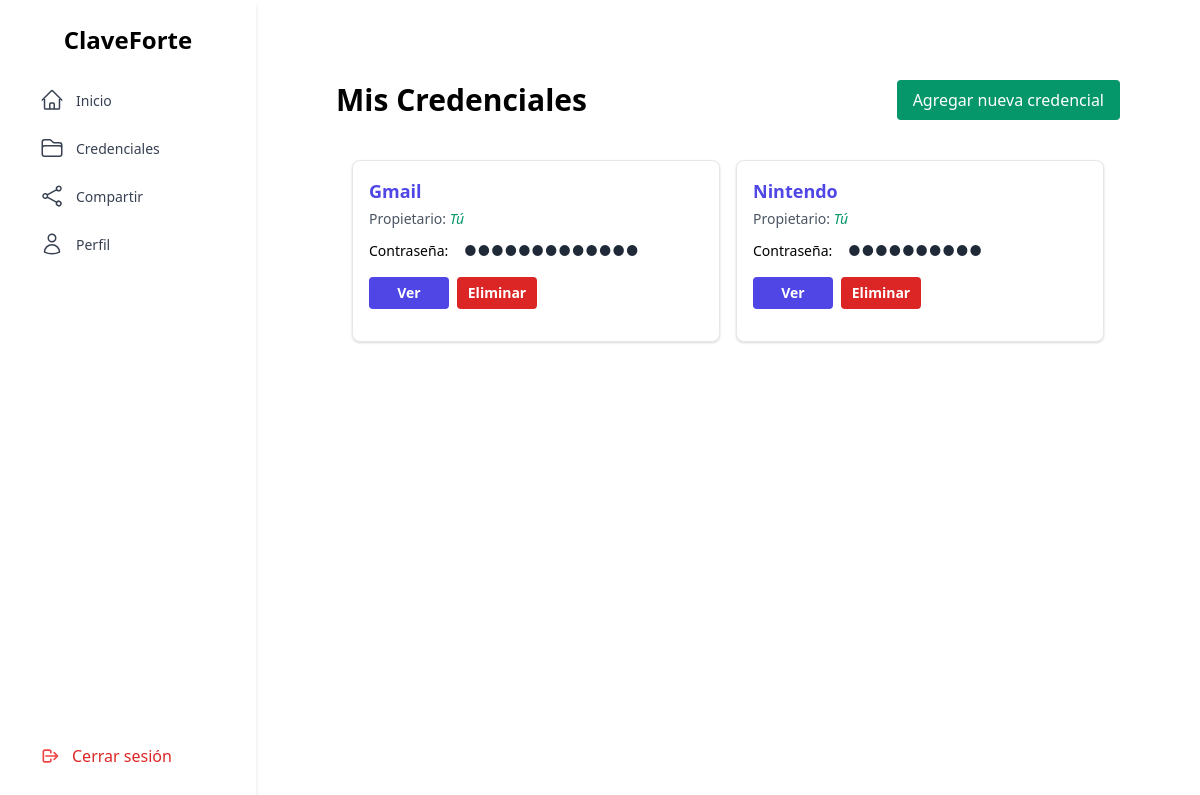
Before: /credentials (signed in) with the older database file.
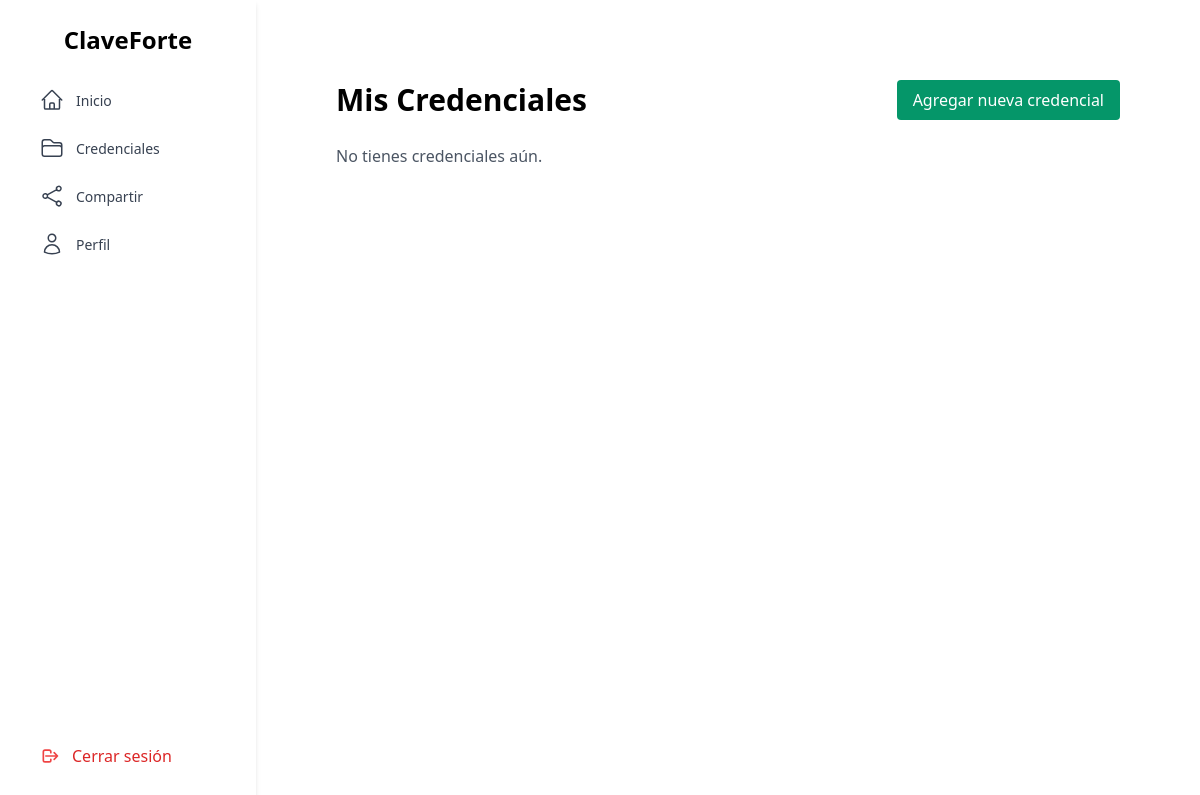
After: the same page with the newer database file.
### tables this page shows
CREATE TABLE Credentials (
        id_credential   INTEGER PRIMARY KEY AUTOINCREMENT,
        service_name    TEXT NOT NULL,
        service_pass    TEXT NOT NULL,
        users_allows    TEXT,
        name_owner      TEXT,
        id_usr          INTEGER NOT NULL,
        FOREIGN KEY (id_usr) REFERENCES Users(id_usr)
    );

### app.py (the view, shortened to what this page needs)
@app.route('/credentials')
def mostrar_credenciales():
    usuario_id = session['usuario_id']
    usuario_rol = session.get('usuario_rol')
    conn = sqlite3.connect('instance/ClaveForte.db')
    conn.row_factory = sqlite3.Row
    cur = conn.cursor()
    cur.execute("""
        SELECT * FROM Credentials
        WHERE id_usr = ? OR users_allows IS NOT NULL
    """, (usuario_id,))
    resultados = cur.fetchall()
    credenciales_visibles = []
    for credencial in resultados:
        if credencial['id_usr'] == usuario_id:
            credenciales_visibles.append(credencial)
    cur.execute("SELECT secret_pass FROM Users WHERE id_usr = ?", (usuario_id,))
    fila_usuario = cur.fetchone()
    tiene_pass_secundaria = bool(fila_usuario and fila_usuario['secret_pass'])
    conn.close()
    return render_template('credentials/credentials.html',
        credenciales=credenciales_visibles,
        usuario_actual=usuario_id,
        usr_rol=usuario_rol,
        tiene_pass_secundaria=tiene_pass_secundaria,
        origen='mostrar_credenciales'
    )

### app.py (called while the page is built)
@app.before_request
def require_login_and_admin():
    allowed_routes = ['login', 'signup', 'logout']  # ← añade logout también
    endpoint = request.endpoint
    if endpoint is None or endpoint in allowed_routes:
        return
    if 'usuario_id' not in session:
        flash('Debes iniciar sesión', 'danger')
        return redirect(url_for('login'))
    if endpoint in ['gestionar_usuarios', 'acciones_recientes']:
        if session.get('usuario_rol') != 1:
            return redirect(url_for('home'))
    if endpoint in ['mostrar_credenciales', 'compartir_credencial', 'perfil']:
        if session.get('usuario_rol') != 2:
            return redirect(url_for('home'))

### templates/credentials/credentials.html (shortened to what this page needs)
{% extends 'layout.html' %}
{% block content %}
<div class="flex-1 p-10">
  <div class="flex justify-between items-center mb-6">
    <h2 class="text-3xl font-bold">Mis Credenciales</h2>
    <button id="abrir-modal" class="bg-green-600 text-white px-4 py-2 rounded hover:bg-green-700">
      Agregar nueva credencial
    </button>
  </div>
  {% if credenciales %}
    <div class="max-h-[75vh] overflow-y-auto bg-white rounded-xl p-4">
      <div class="grid grid-cols-1 md:grid-cols-2 gap-4">
        {% for c in credenciales %}
          <div id="{{ c['id_credential'] }}" class="p-4 border rounded-lg bg-white shadow hover:shadow-lg transition">
            <p class="font-semibold text-lg text-indigo-600">{{ c['service_name'] }}</p>
            <p class="text-sm text-gray-600 mt-1">
              Propietario:
              {% if c['id_usr'] == usuario_actual %}
                <span class="italic text-green-600">Tú</span>
              {% else %}
                {{ c['name_owner'] }}
              {% endif %}
            </p>
            <p class="mt-2 text-sm">
              Contraseña:
              <span id="pass-{{ loop.index }}" data-password="{{ c['service_pass'] }}"
                class="px-3 py-1 rounded inline-block text-gray-800 tracking-wider select-none">
                {% set random_length = range(8, 16)|random %}
                {{ '●' * (random_length) }}
              </span>
            </p>
            <div class="mt-3">
              <ul class="flex gap-2">
                <li>
                  <button
                    type="button"
                    onclick="verPassword('{{ c['id_credential'] }}', {{ loop.index }})"
                    class="w-20 h-8 bg-indigo-600 text-white rounded hover:bg-indigo-700 transition text-sm font-semibold">
                    Ver
                  </button>
                </li>
                {% if c['id_usr'] == usuario_actual %}
                  <li>
                    <form method="POST" action="{{ url_for('eliminar_credencial', cred_id=c['id_credential']) }}"
                          onsubmit="return confirm('¿Deseas eliminar esta credencial?')">
                      <button
                        type="submit"
                        class="w-20 h-8 bg-red-600 text-white rounded hover:bg-red-700 transition text-sm font-semibold">
                        Eliminar
                      </button>
                    </form>
                  </li>
                {% endif %}
              </ul>
            </div>
          </div>
        {% endfor %}
      </div>
    </div>
  {% else %}
    <p class="mb-6 text-gray-600">No tienes credenciales aún.</p>
  {% endif %}
  </div>
{% endblock %}

Changed rows visible on the page:
removed Credentials: service_name "Gmail", shows "Tú", value "●●●●●●●●●●●●●"
removed Credentials: service_name "Nintendo", shows "Tú", value "●●●●●●●●●●"
Other visible differences:
text now shown: "No tienes credenciales aún."
